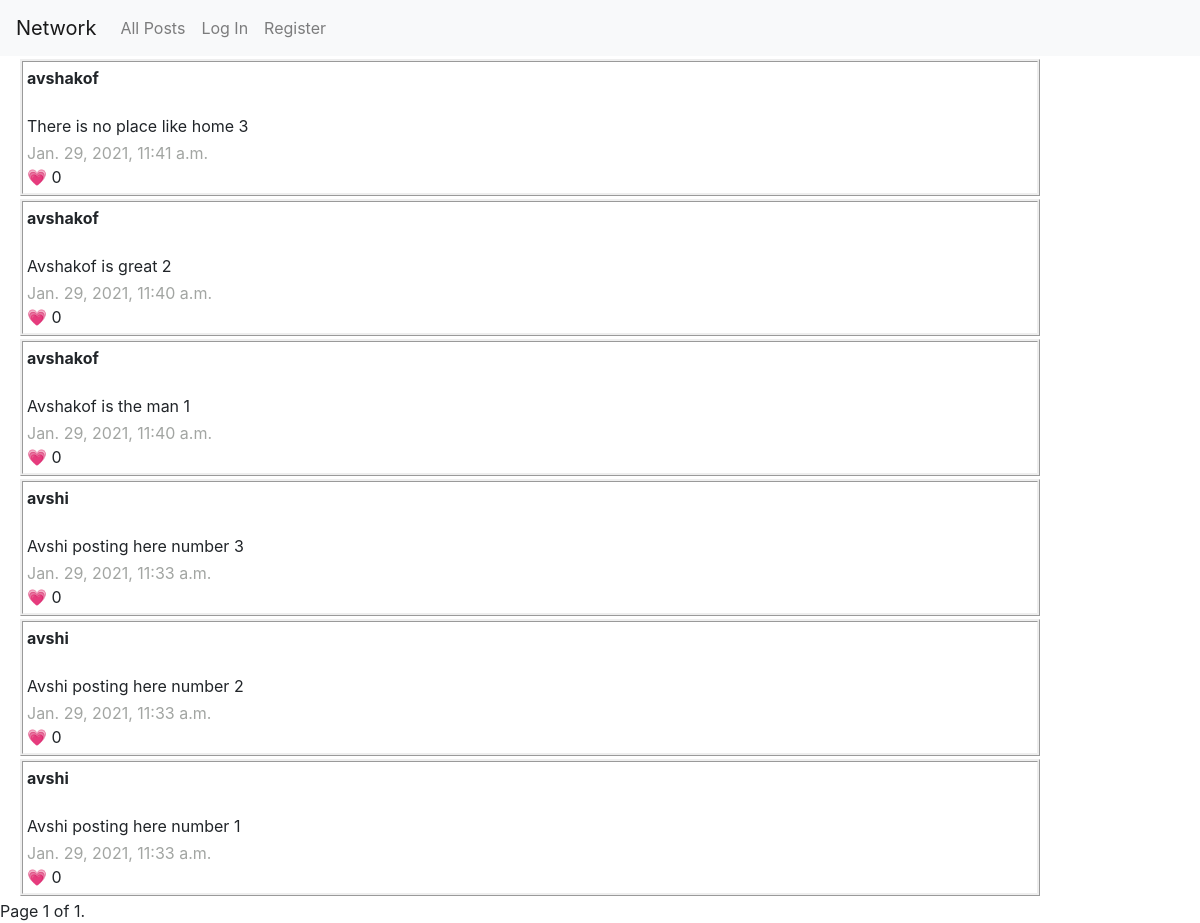
Before: / with the older database file.
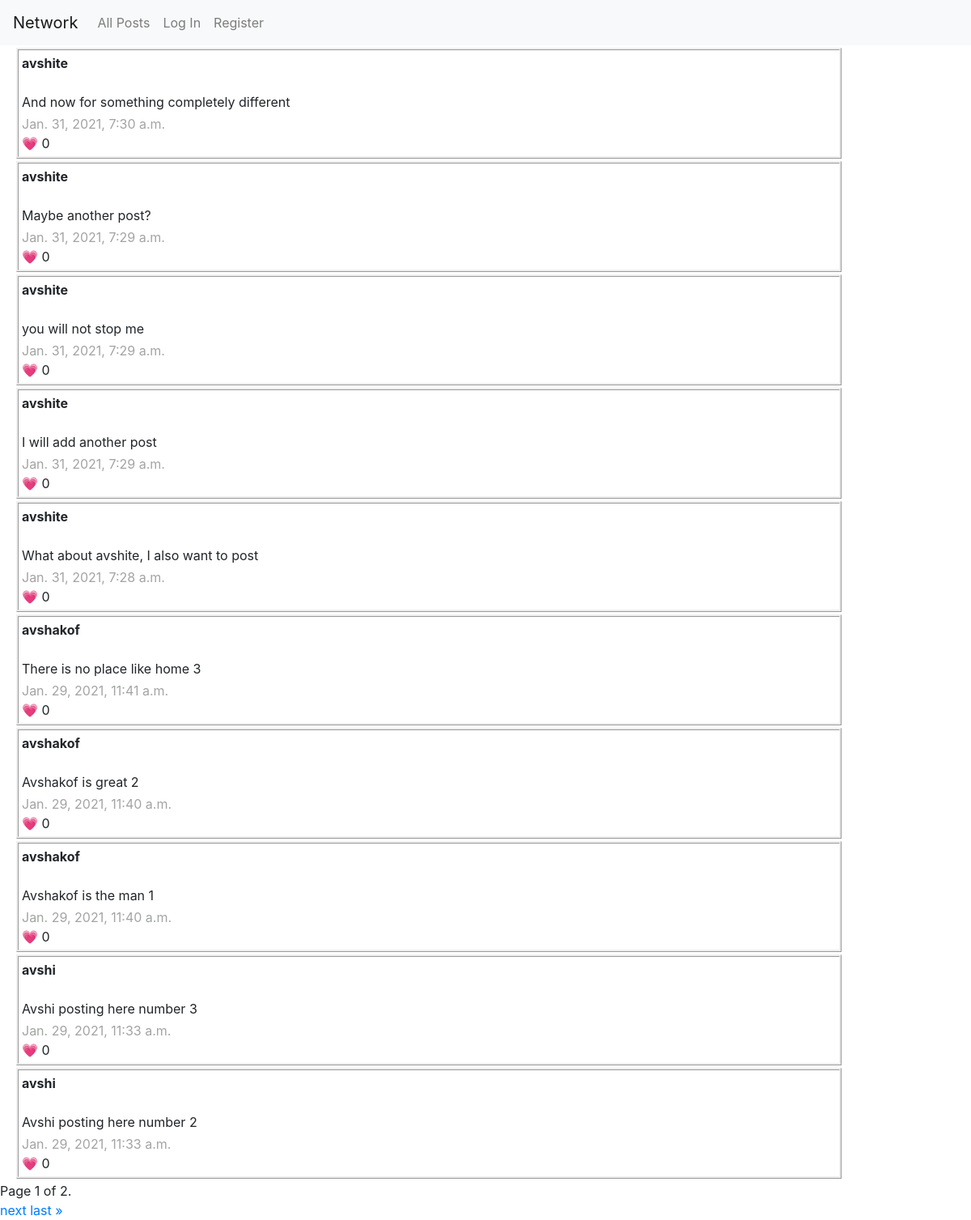
After: the same page with the newer database file.
### network/models.py (models this page shows, shortened)
class Post(models.Model):
    user = models.ForeignKey(User, on_delete=models.CASCADE, related_name="poster")
    content = models.CharField(max_length=256)
    timestamp = models.DateTimeField(auto_now_add=True)
    likes = models.IntegerField(default=0)

class User(AbstractUser):
    follows_this_many = models.IntegerField(default=0)
    followed_by_this_many = models.IntegerField(default=0)

### network/views.py (the view)
# urls.py: path("", views.index, name="index"),
def index(request):
    posts = Post.objects.all()
    posts = posts.order_by("-timestamp").all()
    paginator = Paginator(posts, 10)
    page_number = request.GET.get('page')
    page_obj = paginator.get_page(page_number)
    return render(request, "network/index.html", {
        'form': NewPostForm(),
        'page_obj': page_obj,
    })

### network/templates/network/index.html (shortened to what this page needs)
{% extends "network/layout.html" %}
{% block body %}
    {% for post in page_obj %}
        <div class="post-list">
            <div><strong>{{ post.user }}</strong></div>
            <br>
            <div class="post-content">{{ post.content }}</div>
            <div class="post-timestamp">{{ post.timestamp }}</div>
            <div>&#128151; {{ post.likes }}</div>
        </div>
    {% endfor %}
    <div class="pagination">
        <span class="step-links">
            <div class="current">
                Page {{ page_obj.number }} of {{ page_obj.paginator.num_pages }}.
            </div>
            {% if page_obj.has_next %}
                <a href="?page={{ page_obj.next_page_number }}">next</a>
                <a href="?page={{ page_obj.paginator.num_pages }}">last &raquo;</a>
            {% endif %}
        </span>
    </div>
{% endblock %}

Changed rows visible on the page:
no longer on this page (row unchanged): Post: user "avshi", content "Avshi posting here number 1", timestamp "Jan. 29, 2021, 11:33 a.m.", likes "0"
added Post: user "avshite", content "And now for something completely different", timestamp "Jan. 31, 2021, 7:30 a.m.", likes "0"
added Post: user "avshite", content "Maybe another post?", timestamp "Jan. 31, 2021, 7:29 a.m.", likes "0"
added Post: user "avshite", content "you will not stop me", timestamp "Jan. 31, 2021, 7:29 a.m.", likes "0"
added Post: user "avshite", content "I will add another post", timestamp "Jan. 31, 2021, 7:29 a.m.", likes "0"
added Post: user "avshite", content "What about avshite, I also want to post", timestamp "Jan. 31, 2021, 7:28 a.m.", likes "0"
Other visible differences:
{{ page_obj.paginator.num_pages }}: "1" → "2"
text now shown: "next last »"
